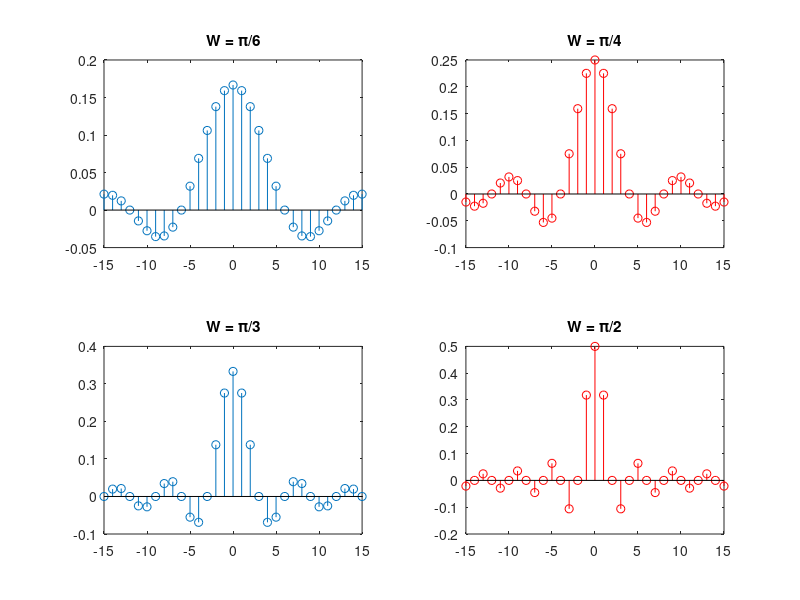

The MATLAB source for this figure:
close all
clearvars

W=[pi/6, pi/4, pi/3, pi/2];
n = -15:15;

for i=1:4
    xn = sin(W(i).*n)./(pi.*n);
%n=0 degerinde olusan belirsizligi kaldirmak icin l'hospital kuralini uyguluyoruz
%y degerlerini bastirirken l'hospital uygulanmis sekilde kullaniyorum.
%xn(0) = W / pi
X = [n,0];
if i == 1
    Y1 = [xn, W(i)/pi];
end
if i == 2
    Y2 = [xn, W(i)/pi];   
end
if i == 3
    Y3 = [xn, W(i)/pi]; 
end
if i == 4
    Y4 = [xn, W(i)/pi]; 
end
%Farkli W degerleri icin Y'ler
end;
subplot(2,2,1); stem(X, Y1); title('W = \pi/6');
subplot(2,2,2); stem(X, Y2,'-ro'); title('W = \pi/4');
subplot(2,2,3); stem(X, Y3); title('W = \pi/3');
subplot(2,2,4); stem(X, Y4,'-ro'); title('W = \pi/2');